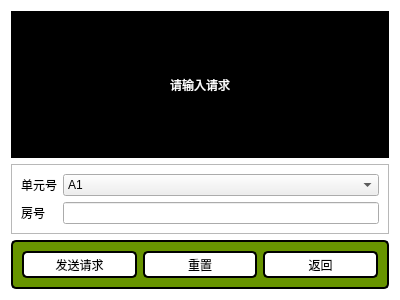
<?xml version="1.0" encoding="UTF-8"?>
<ui version="4.0">
 <class>ask_to_enter_win</class>
 <widget class="QWidget" name="ask_to_enter_win">
  <property name="geometry">
   <rect>
    <x>0</x>
    <y>0</y>
    <width>400</width>
    <height>300</height>
   </rect>
  </property>
  <property name="minimumSize">
   <size>
    <width>400</width>
    <height>300</height>
   </size>
  </property>
  <property name="maximumSize">
   <size>
    <width>400</width>
    <height>300</height>
   </size>
  </property>
  <property name="windowTitle">
   <string>Form</string>
  </property>
  <property name="styleSheet">
   <string notr="true">#ask_to_enter_win{
	background-color: rgb(255, 255, 255);

}</string>
  </property>
  <layout class="QVBoxLayout" name="verticalLayout">
   <item>
    <widget class="QWidget" name="widget" native="true">
     <property name="sizePolicy">
      <sizepolicy hsizetype="Preferred" vsizetype="Preferred">
       <horstretch>0</horstretch>
       <verstretch>6</verstretch>
      </sizepolicy>
     </property>
     <property name="styleSheet">
      <string notr="true">background-color: rgb(0, 0, 0);
font: 11pt &quot;微软雅黑&quot;;</string>
     </property>
     <layout class="QHBoxLayout" name="horizontalLayout_2">
      <item>
       <widget class="QLabel" name="led_signal">
        <property name="sizePolicy">
         <sizepolicy hsizetype="Preferred" vsizetype="Preferred">
          <horstretch>0</horstretch>
          <verstretch>6</verstretch>
         </sizepolicy>
        </property>
        <property name="styleSheet">
         <string notr="true">font: 12pt &quot;微软雅黑&quot;;
color: rgb(255, 255, 255);</string>
        </property>
        <property name="text">
         <string>请输入请求</string>
        </property>
        <property name="alignment">
         <set>Qt::AlignCenter</set>
        </property>
       </widget>
      </item>
     </layout>
    </widget>
   </item>
   <item>
    <widget class="QFrame" name="imfor_frame">
     <property name="sizePolicy">
      <sizepolicy hsizetype="Preferred" vsizetype="Preferred">
       <horstretch>0</horstretch>
       <verstretch>2</verstretch>
      </sizepolicy>
     </property>
     <property name="styleSheet">
      <string notr="true">font: 10pt &quot;微软雅黑&quot;;</string>
     </property>
     <property name="frameShape">
      <enum>QFrame::StyledPanel</enum>
     </property>
     <property name="frameShadow">
      <enum>QFrame::Raised</enum>
     </property>
     <layout class="QGridLayout" name="gridLayout">
      <item row="0" column="0">
       <widget class="QLabel" name="house_num_text">
        <property name="text">
         <string>单元号</string>
        </property>
       </widget>
      </item>
      <item row="0" column="1">
       <widget class="QComboBox" name="house_num_input">
        <item>
         <property name="text">
          <string>A1</string>
         </property>
        </item>
        <item>
         <property name="text">
          <string>A2</string>
         </property>
        </item>
        <item>
         <property name="text">
          <string>B1</string>
         </property>
        </item>
        <item>
         <property name="text">
          <string>B2</string>
         </property>
        </item>
        <item>
         <property name="text">
          <string>C1</string>
         </property>
        </item>
        <item>
         <property name="text">
          <string>C2</string>
         </property>
        </item>
        <item>
         <property name="text">
          <string>D1</string>
         </property>
        </item>
        <item>
         <property name="text">
          <string>D2</string>
         </property>
        </item>
       </widget>
      </item>
      <item row="1" column="0">
       <widget class="QLabel" name="room_num_text">
        <property name="text">
         <string>房号</string>
        </property>
       </widget>
      </item>
      <item row="1" column="1">
       <widget class="QLineEdit" name="room_num_input"/>
      </item>
     </layout>
    </widget>
   </item>
   <item>
    <widget class="QFrame" name="frame">
     <property name="sizePolicy">
      <sizepolicy hsizetype="Preferred" vsizetype="Preferred">
       <horstretch>0</horstretch>
       <verstretch>2</verstretch>
      </sizepolicy>
     </property>
     <property name="styleSheet">
      <string notr="true">border-width:2px;
border-color: rgb(0, 0, 0);
border-style:solid;
border-radius:5px;
background-color: rgb(104, 148, 0);
</string>
     </property>
     <property name="frameShape">
      <enum>QFrame::StyledPanel</enum>
     </property>
     <property name="frameShadow">
      <enum>QFrame::Raised</enum>
     </property>
     <layout class="QHBoxLayout" name="horizontalLayout">
      <item>
       <widget class="QPushButton" name="send_btn">
        <property name="sizePolicy">
         <sizepolicy hsizetype="Minimum" vsizetype="Preferred">
          <horstretch>0</horstretch>
          <verstretch>0</verstretch>
         </sizepolicy>
        </property>
        <property name="styleSheet">
         <string notr="true">background-color: rgb(255, 255, 255);
font: 10pt &quot;微软雅黑&quot;;</string>
        </property>
        <property name="text">
         <string>发送请求</string>
        </property>
       </widget>
      </item>
      <item>
       <widget class="QPushButton" name="reset_btn">
        <property name="sizePolicy">
         <sizepolicy hsizetype="Minimum" vsizetype="Preferred">
          <horstretch>0</horstretch>
          <verstretch>0</verstretch>
         </sizepolicy>
        </property>
        <property name="styleSheet">
         <string notr="true">background-color: rgb(255, 255, 255);
font: 10pt &quot;微软雅黑&quot;;</string>
        </property>
        <property name="text">
         <string>重置</string>
        </property>
       </widget>
      </item>
      <item>
       <widget class="QPushButton" name="back_btn">
        <property name="sizePolicy">
         <sizepolicy hsizetype="Minimum" vsizetype="Preferred">
          <horstretch>0</horstretch>
          <verstretch>0</verstretch>
         </sizepolicy>
        </property>
        <property name="styleSheet">
         <string notr="true">background-color: rgb(255, 255, 255);
font: 10pt &quot;微软雅黑&quot;;</string>
        </property>
        <property name="text">
         <string>返回</string>
        </property>
       </widget>
      </item>
     </layout>
    </widget>
   </item>
  </layout>
 </widget>
 <resources/>
 <connections>
  <connection>
   <sender>send_btn</sender>
   <signal>clicked()</signal>
   <receiver>ask_to_enter_win</receiver>
   <slot>send_ask()</slot>
   <hints>
    <hint type="sourcelabel">
     <x>77</x>
     <y>267</y>
    </hint>
    <hint type="destinationlabel">
     <x>6</x>
     <y>233</y>
    </hint>
   </hints>
  </connection>
  <connection>
   <sender>reset_btn</sender>
   <signal>clicked()</signal>
   <receiver>ask_to_enter_win</receiver>
   <slot>reset()</slot>
   <hints>
    <hint type="sourcelabel">
     <x>174</x>
     <y>262</y>
    </hint>
    <hint type="destinationlabel">
     <x>145</x>
     <y>235</y>
    </hint>
   </hints>
  </connection>
  <connection>
   <sender>back_btn</sender>
   <signal>clicked()</signal>
   <receiver>ask_to_enter_win</receiver>
   <slot>go_back()</slot>
   <hints>
    <hint type="sourcelabel">
     <x>328</x>
     <y>264</y>
    </hint>
    <hint type="destinationlabel">
     <x>307</x>
     <y>235</y>
    </hint>
   </hints>
  </connection>
 </connections>
 <slots>
  <slot>send_ask()</slot>
  <slot>reset()</slot>
  <slot>go_back()</slot>
 </slots>
</ui>
